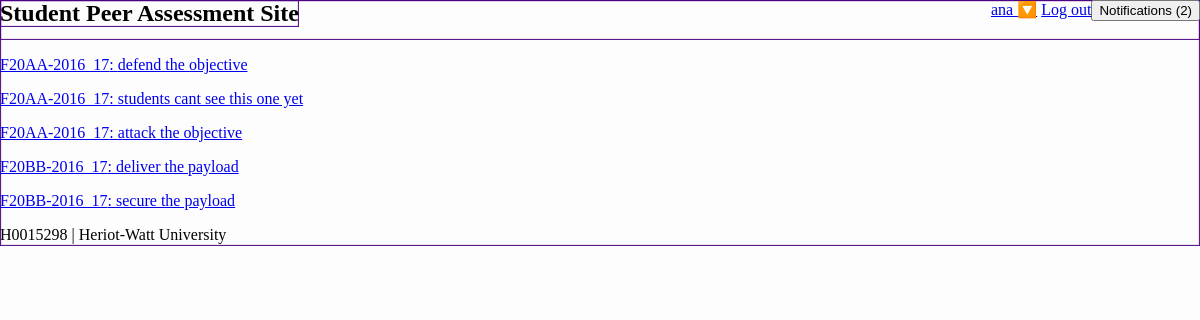
The app's page /student/cw/ (signed in), older data.
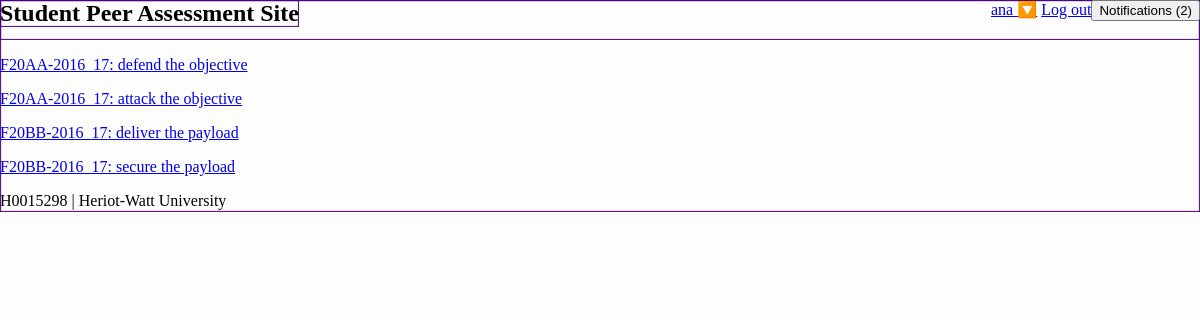
The same page, newer data.
### student/models.py (models this page shows)
class Course(m.Model):
    name = m.CharField(max_length=128)
    code = m.SlugField(max_length=32, unique=True)

class Coursework(m.Model):
    name = m.CharField(max_length=128)
    descriptor = m.URLField()
    course = m.ForeignKey(Course, m.CASCADE)
    state = m.CharField(max_length=1,
                        choices=CourseworkState.POSSIBLE_STATES,
                        default=CourseworkState.INVISIBLE)
    def is_visible(self):
        return self.state != CourseworkState.INVISIBLE

### student/views.py (the view)
# urls.py: url('cw/(?P<singlecw>[0-9a-zA-Z\-_]*)', views.detail_coursework, name='cw'),
@login_required()
def detail_coursework(request, singlecw=None):
    if singlecw is None or singlecw == "":
        available = retrieve_coursework(request)
        return render(request, 'student/choose_coursework.html', {'courseworks': available})
    return single_coursework(request, singlecw)

### student/permission.py (called while the page is built)
def can_view_coursework(user, coursework):
    is_enrolled = m.EnrolledUser.objects.filter(login=user).filter(course=coursework.course)
    if is_enrolled.count() != 1:
        return False
    return coursework.is_visible()

### student/views.py (called while the page is built)
def retrieve_coursework(request):
    logged_in_user = request.user
    enrolled_courses = m.EnrolledUser.objects.filter(login=logged_in_user).values('course')
    courses_for_user = m.Course.objects.filter(id__in=enrolled_courses)
    all_courseworks_for_user = m.Coursework.objects.filter(course__in=courses_for_user)
    visible_courseworks = []
    for item in all_courseworks_for_user:
        if p.can_view_coursework(logged_in_user, item):
            visible_courseworks.append((item.id, item.state, item.course.code, item.name))
    return visible_courseworks

### templates/student/choose_coursework.html (shortened to what this page needs)
{% extends "student/base.html" %}
{% block content %}
    {% if courseworks %}
        {% for id, state, course, title in courseworks %}
            <p><a href="/student/cw/{{ id }}" class="coursework coursework_{{ state }}"
            >{{ course }}:
                {{ title }}</a></p>
        {% endfor %}
    {% else %}
        <div>No courseworks available right now</div>
    {% endif %}
{% endblock %}

Row changes from the older to the newer data that the page shows:
no longer on this page (row edited): Coursework: courseworks "students cant see this one yet"
Text that changed along with them:
list line gone: "F20AA-2016_17"
